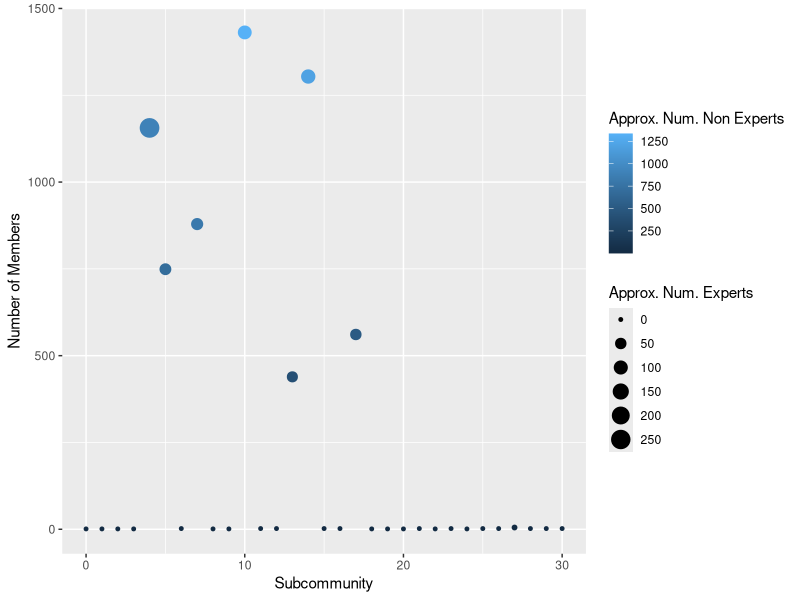
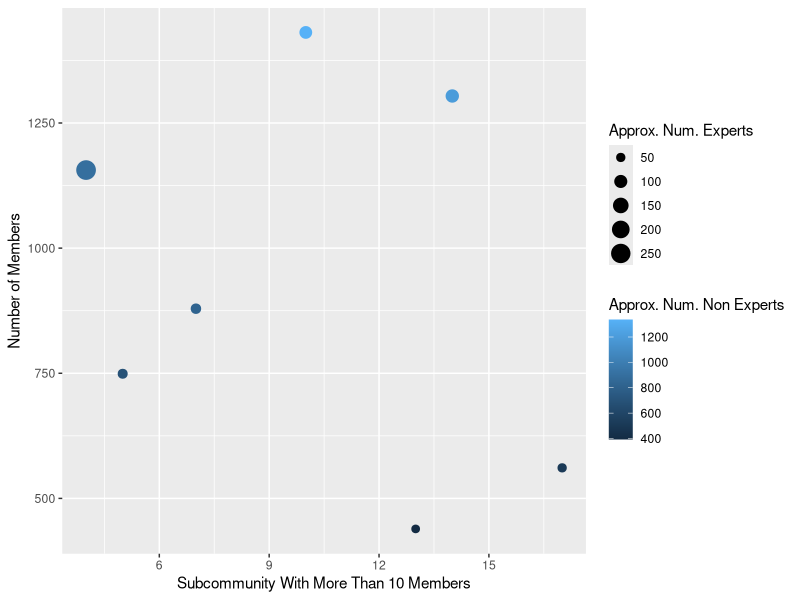

Write the R code that produced these figures, in order.



library(ggplot2)
#options(warn=-1)



graphData <- read.csv(file = "homophily-degree-dist.csv", header = TRUE, sep = ";", dec = ",", row.names = NULL)
graphData[ , "expert"] <- ifelse(graphData$ex  == 1, 'yes', 'no')
modularityClassList = unique(graphData$modularity_class)


x <- c("expertCount", "subcommunity", "subcommunitySize", "avgIndegree", "avgOutdegree", "nonexpertCount"
       , "avgExIndegree", "avgExOutdegree", "avgNonExIndegree", "avgNonExOutdegree")
nodata <- as.data.frame(matrix(nrow = 0, ncol = length(x)))


for(m in modularityClassList) {
  slice = subset(graphData, graphData$modularity_class == m)
  exSlice = subset(slice, slice$ex == 1)
  otherSlice = subset(slice, slice$ex == 0)
  avgIndegree = mean(slice$indegree)
  avgOutdegree = mean(slice$outdegree)
  
  avgExIndegree = mean(exSlice$indegree)
  avgExOutdegree = mean(exSlice$outdegree)
  
  avgNonExIndegree = mean(otherSlice$indegree)
  avgNonExOutdegree = mean(otherSlice$outdegree)
  
  nodata <- rbind(nodata, c(nrow(exSlice), m, nrow(slice), avgIndegree, avgOutdegree, nrow(otherSlice),avgExIndegree, avgExOutdegree, avgNonExIndegree,  avgNonExOutdegree))
}

colnames(nodata) = x

nodata[, "expertPercent"] = (nodata$expertCount * 100) / nodata$subcommunitySize
nodata[is.na(nodata)] <- 0

dataMore10Member = subset(nodata, nodata$subcommunitySize > 10)

p <- ggplot(nodata, aes(x=subcommunity, y=subcommunitySize)) +
  
  labs(y = "Number of Members", x = "Subcommunity", colour = "Approx. Num. Non Experts") + 
  geom_point(aes(size=expertCount, colour=nonexpertCount) ) + 
  scale_size_continuous(limits=c(0, 260), name="Approx. Num. Experts")
  
ggsave("fig7.png", height=4, width=7, units='in', dpi=200)
#print(p)

p <- ggplot(dataMore10Member, aes(x=subcommunity, y=subcommunitySize)) +
  
  labs(y = "Number of Members", x = "Subcommunity With More Than 10 Members", colour = "Approx. Num. Non Experts") + 
  geom_point(aes(size=expertCount, colour=nonexpertCount) ) + 
  scale_size_continuous(limits=c(30, 260), name="Approx. Num. Experts")

ggsave("fig8.png", height=4, width=7, units='in', dpi=200)
#print(p)

#print(summary(nodata$subcommunitySize))

print("Degree Distribution avgExIndegree")
print(summary(dataMore10Member$avgExIndegree))
print("Degree Distribution avgExOutdegree")
print(summary(dataMore10Member$avgExOutdegree))
print("Degree Distribution avgNonExIndegree")
print(summary(dataMore10Member$avgNonExIndegree))
print("Degree Distribution avgNonExOutdegree")
print(summary(dataMore10Member$avgNonExOutdegree))



#print(nodata)

# fim da analise da subcomunidades
